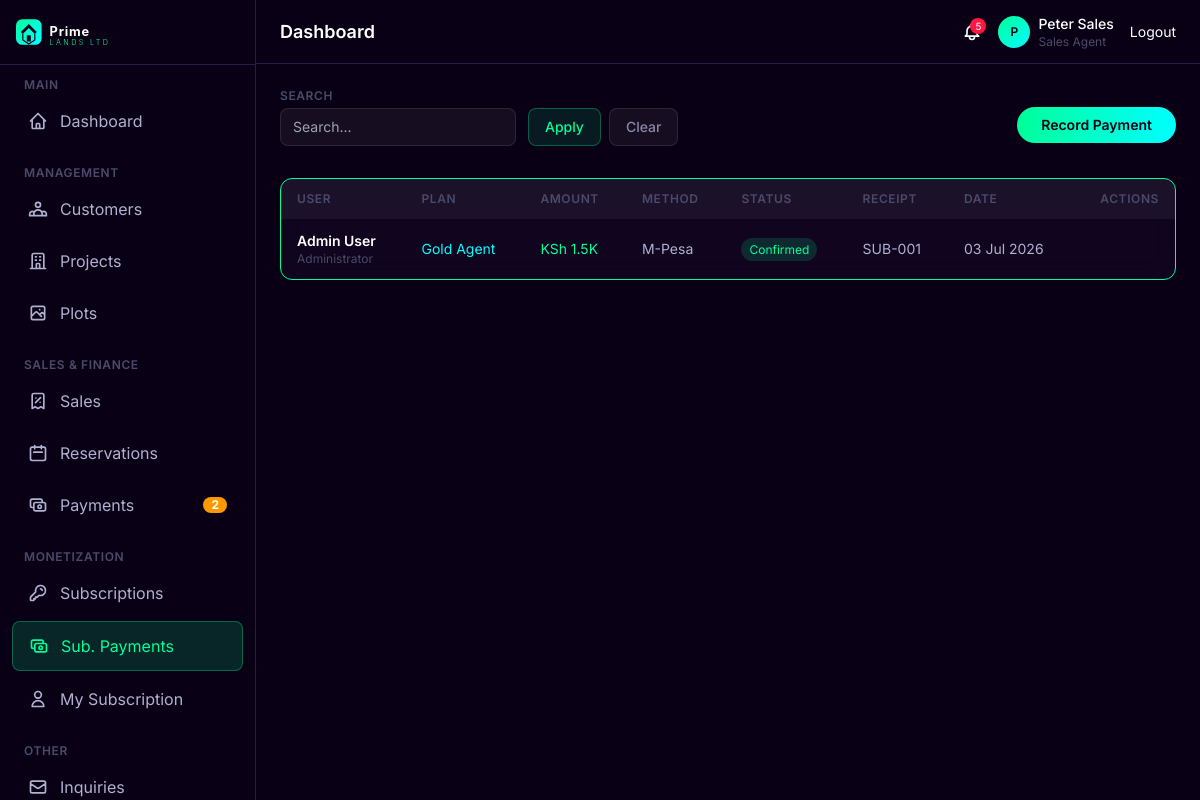
/subscriptions/payments/ (signed in), run on an earlier commit of the app's database.
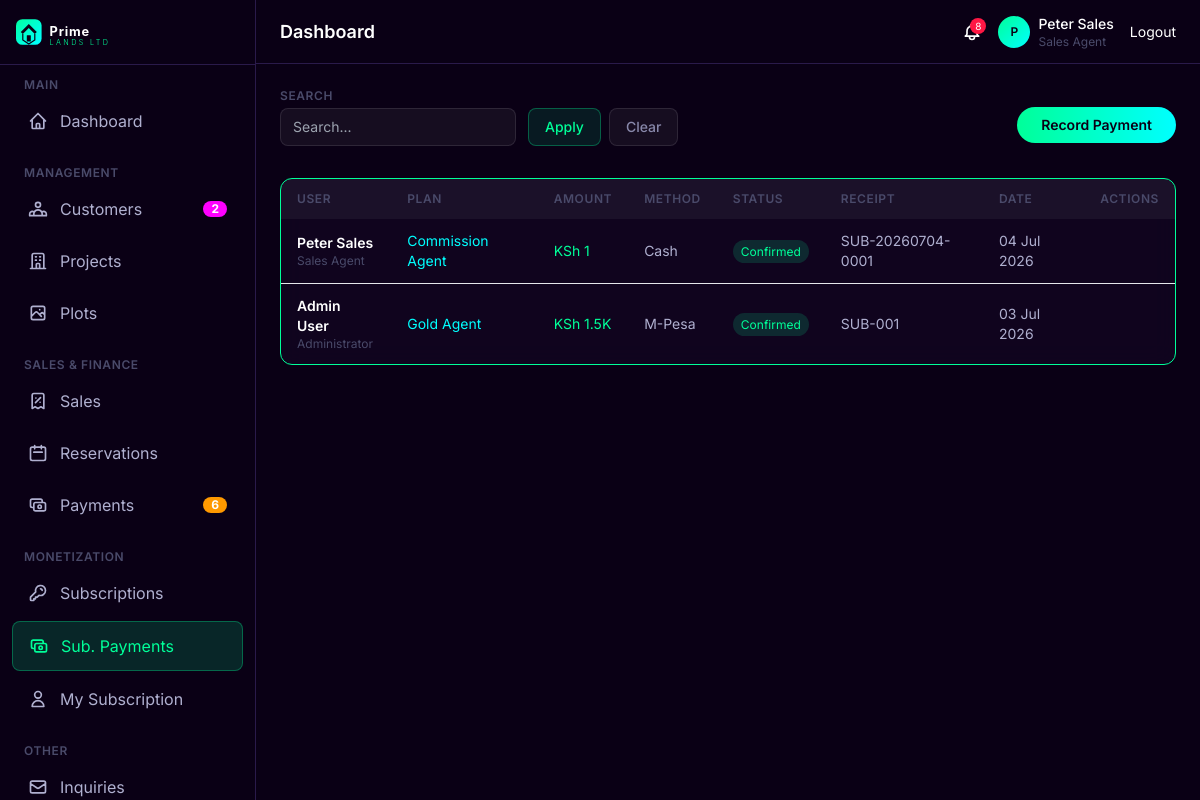
And on a later commit of the database.
### apps/subscriptions/models.py (models this page shows, shortened)
class SubscriptionPayment(models.Model):
    PAYMENT_METHOD = [
        ('mpesa', 'M-Pesa'),
        ('bank', 'Bank Transfer'),
        ('cash', 'Cash'),
        ('other', 'Other'),
    ]
    STATUS = [
        ('pending', 'Pending'),
        ('confirmed', 'Confirmed'),
        ('failed', 'Failed'),
        ('refunded', 'Refunded'),
    ]
    subscription = models.ForeignKey(Subscription, on_delete=models.CASCADE, related_name='payments')
    user = models.ForeignKey(User, on_delete=models.CASCADE, related_name='subscription_payments')
    amount = models.DecimalField(max_digits=10, decimal_places=2)
    payment_method = models.CharField(max_length=20, choices=PAYMENT_METHOD, default='mpesa')
    status = models.CharField(max_length=20, choices=STATUS, default='pending')
    transaction_ref = models.CharField(max_length=200, blank=True)
    receipt_number = models.CharField(max_length=50, blank=True)
    payment_date = models.DateTimeField(default=timezone.now)
    notes = models.TextField(blank=True)
    confirmed_by = models.ForeignKey(User, on_delete=models.SET_NULL, null=True, blank=True, related_name='subscription_confirmations')
    created_at = models.DateTimeField(auto_now_add=True)
    class Meta:
        ordering = ['-payment_date']

class Subscription(models.Model):
    user = models.ForeignKey(User, on_delete=models.CASCADE, related_name='subscriptions')
    plan = models.ForeignKey(SubscriptionPlan, on_delete=models.SET_NULL, null=True, related_name='subscriptions')
    start_date = models.DateField(default=timezone.now)
    end_date = models.DateField()
    is_active = models.BooleanField(default=True)
    auto_renew = models.BooleanField(default=False)
    notes = models.TextField(blank=True)
    created_at = models.DateTimeField(auto_now_add=True)
    updated_at = models.DateTimeField(auto_now=True)
    class Meta:
        ordering = ['-end_date']
        constraints = [
            models.UniqueConstraint(
                fields=['user', 'is_active'],
                condition=models.Q(is_active=True),
                name='unique_active_subscription_per_user'
            )
        ]

class SubscriptionPlan(models.Model):
    PLAN_TYPE = [
        ('fixed', 'Fixed Monthly Fee'),
        ('percentage', 'Percentage of Sales'),
    ]
    name = models.CharField(max_length=100)
    description = models.TextField(blank=True)
    plan_type = models.CharField(max_length=20, choices=PLAN_TYPE, default='fixed')
    price = models.DecimalField(max_digits=10, decimal_places=2, default=0, help_text="Monthly price (for fixed plans)")
    commission_percentage = models.DecimalField(max_digits=5, decimal_places=2, default=0,
                                                help_text="Platform commission % per sale (for percentage plans)")
    duration_days = models.IntegerField(default=30, help_text="Duration in days")
    is_active = models.BooleanField(default=True)
    created_at = models.DateTimeField(auto_now_add=True)
    class Meta:
        ordering = ['price']

### apps/accounts/models.py (models this page shows, shortened)
class User(AbstractUser):
    class Role(models.TextChoices):
        SUPER_ADMIN = 'super_admin', 'Super Admin'
        ADMINISTRATOR = 'administrator', 'Administrator'
        FINANCE_OFFICER = 'finance_officer', 'Finance Officer'
        SALES_AGENT = 'sales_agent', 'Sales Agent'
        CUSTOMER_CARE = 'customer_care', 'Customer Care'
        CUSTOMER = 'customer', 'Customer'
    role = models.CharField(max_length=20, choices=Role.choices, default=Role.CUSTOMER)
    phone = models.CharField(max_length=20, blank=True)
    is_verified = models.BooleanField(default=False)
    def is_staff_or_above(self):
        return self.role in [self.Role.SUPER_ADMIN, self.Role.ADMINISTRATOR,
                             self.Role.FINANCE_OFFICER, self.Role.SALES_AGENT,
                             self.Role.CUSTOMER_CARE]

### apps/subscriptions/views.py (the view)
# urls.py: path('payments/', views.sub_payment_list, name='sub_payment_list'),
@login_required
@staff_required
def sub_payment_list(request):
    from apps.core.utils import get_sortable_context
    payments = SubscriptionPayment.objects.select_related('subscription', 'user').all()
    ctx = get_sortable_context(request, payments, default_sort='-payment_date',
                               allowed_fields=['user__username', 'amount', 'status', 'payment_date', 'payment_method'],
                               search_fields=['user__username', 'transaction_ref', 'receipt_number', 'notes'])
    return render(request, 'subscriptions/sub_payment_list.html', ctx)

### apps/core/utils.py (called while the page is built, shortened)
def sort_queryset(queryset, request, default_sort='-created_at', allowed_fields=None):
    sort_field = request.GET.get('sort', '')
    order = request.GET.get('order', '')
    if not sort_field:
        sort_field = default_sort
        sort_field_clean = sort_field.lstrip('-')
    return queryset.order_by(sort_field), sort_field_clean, order

def paginate(queryset, request, per_page=15):
    page = request.GET.get('page', 1)
    paginator = Paginator(queryset, per_page)
    page_obj = paginator.get_page(page)
    return page_obj, paginator

def build_search_filter(queryset, request, fields):
    search = request.GET.get('search', '').strip()
    if search:
        q_objects = Q()
        for field in fields:
            q_objects |= Q(**{f'{field}__icontains': search})
        queryset = queryset.filter(q_objects)
    return queryset, search

### apps/website/context_processors.py (called while the page is built)
def website_settings(request):
    settings = CompanySetting.objects.first()
    return {'company': settings}

### templates/subscriptions/sub_payment_list.html (shortened to what this page needs)
{% extends 'base_admin.html' %}
{% load static %}
{% load currency_filters %}
{% block content %}
<div class="flex justify-between items-center mb-4">
    {% include 'components/filter_bar.html' with title='Subscription Payments' %}
    <a href="{% url 'subscriptions:sub_payment_create' %}" class="btn-primary text-sm py-2 whitespace-nowrap">Record Payment</a>
</div>
<div class="glassmorphism rounded-xl overflow-hidden glow-border">
    <table class="w-full">
        <thead>
            <tr style="background: rgba(255,255,255,0.05);">
                <th class="px-4 py-3 text-left text-xs font-semibold uppercase tracking-wider" style="color: #4a4a6a;">User</th>
                <th class="px-4 py-3 text-left text-xs font-semibold uppercase tracking-wider" style="color: #4a4a6a;">Plan</th>
                <th class="px-4 py-3 text-left text-xs font-semibold uppercase tracking-wider" style="color: #4a4a6a;">Amount</th>
                <th class="px-4 py-3 text-left text-xs font-semibold uppercase tracking-wider" style="color: #4a4a6a;">Method</th>
                <th class="px-4 py-3 text-left text-xs font-semibold uppercase tracking-wider" style="color: #4a4a6a;">Status</th>
                <th class="px-4 py-3 text-left text-xs font-semibold uppercase tracking-wider" style="color: #4a4a6a;">Receipt</th>
                <th class="px-4 py-3 text-left text-xs font-semibold uppercase tracking-wider" style="color: #4a4a6a;">Date</th>
                <th class="px-4 py-3 text-right text-xs font-semibold uppercase tracking-wider" style="color: #4a4a6a;">Actions</th>
            </tr>
        </thead>
        <tbody class="divide-y" style="border-color: #2a1a4a;">
            {% for p in page_obj %}
            <tr class="hover:bg-white/5 transition">
                <td class="px-4 py-3">
                    <p class="text-sm font-semibold text-white">{{ p.user.get_full_name|default:p.user.username }}</p>
                    <p class="text-xs" style="color: #4a4a6a;">{{ p.user.get_role_display }}</p>
                </td>
                <td class="px-4 py-3 text-sm" style="color: #00ffff;">{{ p.subscription.plan.name|default:'—' }}</td>
                <td class="px-4 py-3 text-sm" style="color: #00ff99;">KSh {{ p.amount|currency }}</td>
                <td class="px-4 py-3 text-sm" style="color: #b0b0d0;">{{ p.get_payment_method_display }}</td>
                <td class="px-4 py-3 text-sm">
                    {% if p.status == 'confirmed' %}
                    <span class="px-2 py-1 text-xs rounded-full" style="background: rgba(0,255,153,0.15); color: #00ff99;">Confirmed</span>
                    {% elif p.status == 'pending' %}
                    <span class="px-2 py-1 text-xs rounded-full" style="background: rgba(255,153,0,0.15); color: #ff9900;">Pending</span>
                    {% elif p.status == 'failed' %}
                    <span class="px-2 py-1 text-xs rounded-full" style="background: rgba(255,23,68,0.15); color: #ff1744;">Failed</span>
                    {% else %}
                    <span class="px-2 py-1 text-xs rounded-full" style="background: rgba(100,100,150,0.15); color: #4a4a6a;">{{ p.get_status_display }}</span>
                    {% endif %}
                </td>
                <td class="px-4 py-3 text-sm" style="color: #b0b0d0;">{{ p.receipt_number|default:'—' }}</td>
                <td class="px-4 py-3 text-sm" style="color: #b0b0d0;">{{ p.payment_date|date:'d M Y' }}</td>
                <td class="px-4 py-3 text-sm text-right">
                </td>
            </tr>
            {% empty %}
            <tr><td colspan="8" class="px-4 py-8 text-center" style="color: #4a4a6a;">No subscription payments yet.</td></tr>
            {% endfor %}
        </tbody>
    </table>
</div>
{% endblock %}

### templates/components/admin_topbar.html (shortened to what this page needs)
<header class="h-16 flex-shrink-0 border-b flex items-center justify-between px-4 lg:px-6" style="background: #0a0015; border-color: #2a1a4a;">
    <div class="flex items-center gap-3">
        <div>
            <h1 class="text-lg font-semibold text-white">{% block page_title %}Dashboard{% endblock %}</h1>
        </div>
    </div>
    <div class="flex items-center gap-4">
        <a href="{% url 'notifications:notification_list' %}" class="relative text-muted-foreground hover:text-white transition">
            {% if unread_count > 0 %}
            <span class="absolute -top-1 -right-1 w-4 h-4 bg-destructive rounded-full text-xs flex items-center justify-center" style="background: #ff1744; color: white; font-size: 10px;">{{ unread_count }}</span>
            {% endif %}
        </a>
        <div class="flex items-center gap-2 text-sm">
            <div class="w-8 h-8 rounded-full" style="background: linear-gradient(135deg, #00ff99, #00ffff); display: flex; align-items: center; justify-content: center;">
                <span class="text-xs font-semibold" style="color: #0a0015;">{{ user.first_name|first|default:user.username|first|upper }}</span>
            </div>
            <div class="hidden md:block">
                <p class="text-white text-sm font-medium">{{ user.get_full_name|default:user.username }}</p>
                <p class="text-xs" style="color: #4a4a6a;">{{ user.get_role_display }}</p>
            </div>
        </div>
        <a href="{% url 'accounts:logout' %}" class="text-sm text-muted-foreground hover:text-white transition">Logout</a>
    </div>
</header>

What changed in the data, as far as the page shows it:
added SubscriptionPayment: user.get_full_name "Peter Sales", user.role "Sales Agent", subscription.plan.name "Commission Agent", amount "1", payment_method "Cash", status "Confirmed", receipt_number "SUB-20260704-0001", payment_date "04 Jul 2026"
Also different on the page:
{{ pending_verification_count }}: (not shown) → "2"
{{ pending_payment_count }}: "2" → "6"
{{ unread_count }}: "5" → "8"
